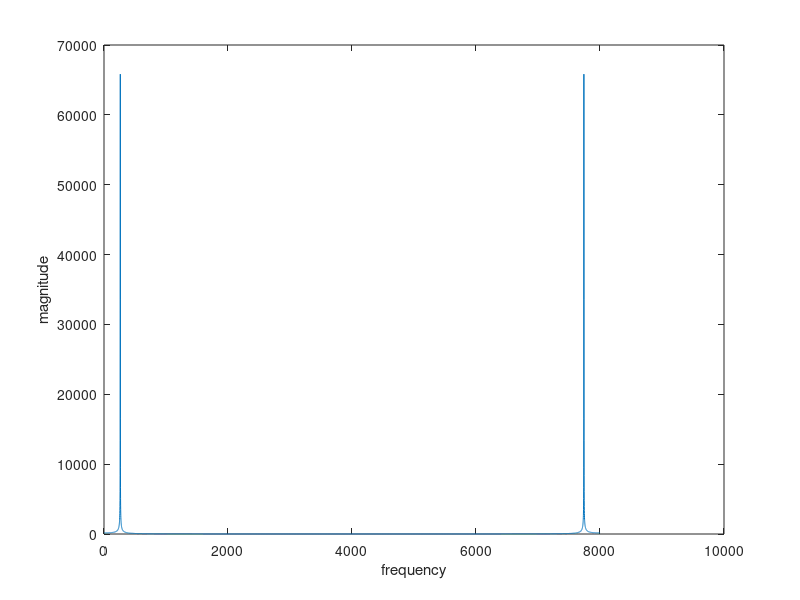

Source code (MATLAB):
function question3c
%UNTITLED2 Summary of this function goes here
%   Detailed explanation goes here
a=0:(1/8000):1;
f=261.63;
%x=20*sin(2*pi*f.*a);    % use this for +-20
x=20*sin(2*pi*f.*a);
audiowrite('Cmajor2.wav',x,8000);  % there are 8000 samples per sec
sound(x,8000);
[y,fs] = audioread('Cmajor2.wav');
plot(abs(fft(x)))
xlabel('frequency')
ylabel('magnitude')
end
